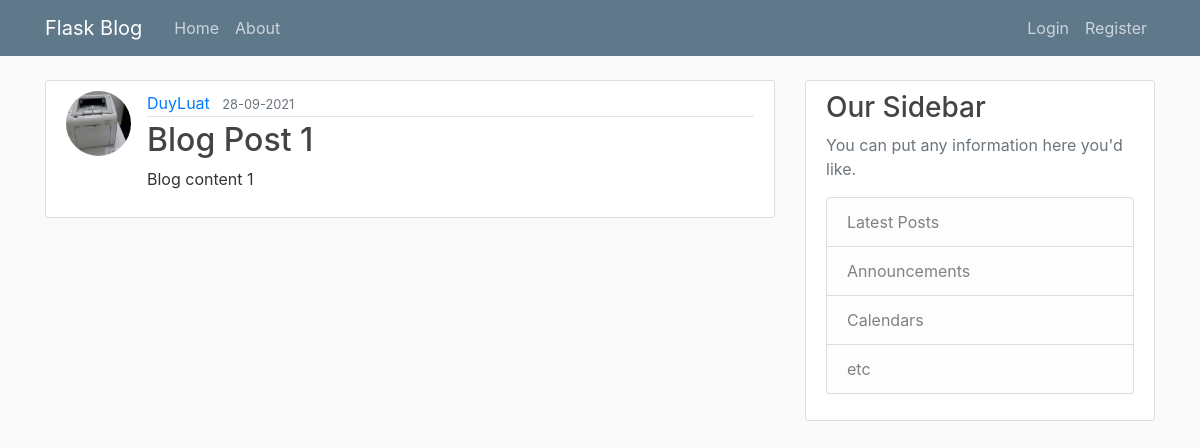
/post/1, run on the app's committed database.
### flaskblog/models.py (models this page shows, shortened)
class User(db.Model, UserMixin):
    id=db.Column(db.Integer, primary_key=True)
    username=db.Column(db.String(50), unique=True, nullable=False)
    email=db.Column(db.String(50), unique=True, nullable=False)
    image_file=db.Column(db.String(50), default='default.img', nullable=False)
    password=db.Column(db.String(60), nullable=False)
    posts=db.relationship('Post', backref='author', lazy=True)

class Post(db.Model):
    id=db.Column(db.Integer, primary_key=True)
    title=db.Column(db.String(50), nullable=False)
    date_posted=db.Column(db.DateTime, nullable=False, default=datetime.utcnow)
    content=db.Column(db.Text, nullable=False)
    user_id=db.Column(db.Integer, db.ForeignKey('user.id'), nullable=False)

### flaskblog/routes.py (the view)
@app.route('/post/<int:post_id>', methods=['POST', 'GET'])
def post(post_id):
    post=Post.query.get_or_404(post_id)
    return render_template('post.html', title=post.title, post=post)

### flaskblog/templates/post.html (shortened to what this page needs)
{% extends 'layout.html' %}
{% block content %}
    <article class="media content-section">
        <img src="{{url_for('static', filename='profile_pics/'+post.author.image_file)}}" alt="" class="rounded-circle article-img">
        <div class="media-body">
            <div class="article-metadata">
                <a href="#" class="mr-2"> {{post.author.username}} </a>
                <small class="text-muted"> {{post.date_posted.strftime('%d-%m-%Y')}} </small>
            </div>
            <h2 class="article-title">{{post.title}}</h2>
            <p> {{post.content}}</p>
        </div>
    </article>
{% endblock content %}

### flaskblog/static/main.css (style rules this page uses)
body { background: #fafafa; color: #333333; margin-top: 5rem; }
h1, h2, h3, h4, h5, h6 { color: #444444; }
.content-section { background: #ffffff; padding: 10px 20px; border: 1px solid #dddddd; border-radius: 3px; margin-bottom: 20px; }
.article-title { color: #444444; }
.article-img { height: 65px; width: 65px; margin-right: 16px; }
.article-metadata { padding-bottom: 1px; margin-bottom: 4px; border-bottom: 1px solid #e3e3e3 }

### data on the page
User: image_file (placeholder picture), author.username "DuyLuat"
Post: date_posted "28-09-2021", title "Blog Post 1", content "Blog content 1"
